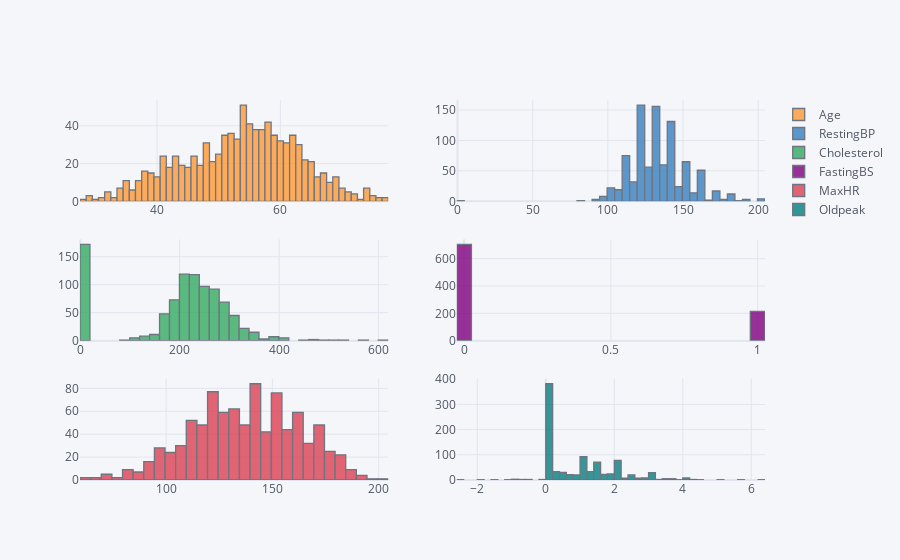

The notebook cell saved with this chart:
### Code cell
raw_df[numerical].iplot(kind='histogram', subplots=True, bins=50)

### Figure 1 — Plotly figure (JSON) as saved in the notebook; plotly's stock layout.template omitted (floating-point values rounded to 4 significant figures; data arrays with more than 128 entries replaced by an {"elided": "..."} marker saying what was removed)
{"data": [{"histfunc": "count", "histnorm": "", "marker": {"color": "rgba(255, 153, 51, 1.0)", "line": {"color": "#4D5663", "width": 1.3}}, "name": "Age", "nbinsx": 50, "opacity": 0.8, "orientation": "v", "type": "histogram", "x": {"elided": "918 int values"}, "xaxis": "x", "yaxis": "y"}, {"histfunc": "count", "histnorm": "", "marker": {"color": "rgba(55, 128, 191, 1.0)", "line": {"color": "#4D5663", "width": 1.3}}, "name": "RestingBP", "nbinsx": 50, "opacity": 0.8, "orientation": "v", "type": "histogram", "x": {"elided": "918 int values"}, "xaxis": "x2", "yaxis": "y2"}, {"histfunc": "count", "histnorm": "", "marker": {"color": "rgba(50, 171, 96, 1.0)", "line": {"color": "#4D5663", "width": 1.3}}, "name": "Cholesterol", "nbinsx": 50, "opacity": 0.8, "orientation": "v", "type": "histogram", "x": {"elided": "918 int values"}, "xaxis": "x3", "yaxis": "y3"}, {"histfunc": "count", "histnorm": "", "marker": {"color": "rgba(128, 0, 128, 1.0)", "line": {"color": "#4D5663", "width": 1.3}}, "name": "FastingBS", "nbinsx": 50, "opacity": 0.8, "orientation": "v", "type": "histogram", "x": {"elided": "918 int values"}, "xaxis": "x4", "yaxis": "y4"}, {"histfunc": "count", "histnorm": "", "marker": {"color": "rgba(219, 64, 82, 1.0)", "line": {"color": "#4D5663", "width": 1.3}}, "name": "MaxHR", "nbinsx": 50, "opacity": 0.8, "orientation": "v", "type": "histogram", "x": {"elided": "918 int values"}, "xaxis": "x5", "yaxis": "y5"}, {"histfunc": "count", "histnorm": "", "marker": {"color": "rgba(0, 128, 128, 1.0)", "line": {"color": "#4D5663", "width": 1.3}}, "name": "Oldpeak", "nbinsx": 50, "opacity": 0.8, "orientation": "v", "type": "histogram", "x": {"elided": "918 float values"}, "xaxis": "x6", "yaxis": "y6"}], "layout": {"barmode": "overlay", "legend": {"bgcolor": "#F5F6F9", "font": {"color": "#4D5663"}}, "paper_bgcolor": "#F5F6F9", "plot_bgcolor": "#F5F6F9", "title": {"font": {"color": "#4D5663"}}, "xaxis": {"anchor": "y", "domain": [0, 0.45], "gridcolor": "#E1E5ED", "showgrid": true, "tickfont": {"color": "#4D5663"}, "title": {"font": {"color": "#4D5663"}, "text": ""}, "zerolinecolor": "#E1E5ED"}, "xaxis2": {"anchor": "y2", "domain": [0.55, 1], "gridcolor": "#E1E5ED", "showgrid": true, "tickfont": {"color": "#4D5663"}, "title": {"font": {"color": "#4D5663"}, "text": ""}, "zerolinecolor": "#E1E5ED"}, "xaxis3": {"anchor": "y3", "domain": [0, 0.45], "gridcolor": "#E1E5ED", "showgrid": true, "tickfont": {"color": "#4D5663"}, "title": {"font": {"color": "#4D5663"}, "text": ""}, "zerolinecolor": "#E1E5ED"}, "xaxis4": {"anchor": "y4", "domain": [0.55, 1], "gridcolor": "#E1E5ED", "showgrid": true, "tickfont": {"color": "#4D5663"}, "title": {"font": {"color": "#4D5663"}, "text": ""}, "zerolinecolor": "#E1E5ED"}, "xaxis5": {"anchor": "y5", "domain": [0, 0.45], "gridcolor": "#E1E5ED", "showgrid": true, "tickfont": {"color": "#4D5663"}, "title": {"font": {"color": "#4D5663"}, "text": ""}, "zerolinecolor": "#E1E5ED"}, "xaxis6": {"anchor": "y6", "domain": [0.55, 1], "gridcolor": "#E1E5ED", "showgrid": true, "tickfont": {"color": "#4D5663"}, "title": {"font": {"color": "#4D5663"}, "text": ""}, "zerolinecolor": "#E1E5ED"}, "yaxis": {"anchor": "x", "domain": [0.7333, 1], "gridcolor": "#E1E5ED", "showgrid": true, "tickfont": {"color": "#4D5663"}, "title": {"font": {"color": "#4D5663"}, "text": ""}, "zerolinecolor": "#E1E5ED"}, "yaxis2": {"anchor": "x2", "domain": [0.7333, 1], "gridcolor": "#E1E5ED", "showgrid": true, "tickfont": {"color": "#4D5663"}, "title": {"font": {"color": "#4D5663"}, "text": ""}, "zerolinecolor": "#E1E5ED"}, "yaxis3": {"anchor": "x3", "domain": [0.3667, 0.6333], "gridcolor": "#E1E5ED", "showgrid": true, "tickfont": {"color": "#4D5663"}, "title": {"font": {"color": "#4D5663"}, "text": ""}, "zerolinecolor": "#E1E5ED"}, "yaxis4": {"anchor": "x4", "domain": [0.3667, 0.6333], "gridcolor": "#E1E5ED", "showgrid": true, "tickfont": {"color": "#4D5663"}, "title": {"font": {"color": "#4D5663"}, "text": ""}, "zerolinecolor": "#E1E5ED"}, "yaxis5": {"anchor": "x5", "domain": [0, 0.2667], "gridcolor": "#E1E5ED", "showgrid": true, "tickfont": {"color": "#4D5663"}, "title": {"font": {"color": "#4D5663"}, "text": ""}, "zerolinecolor": "#E1E5ED"}, "yaxis6": {"anchor": "x6", "domain": [0, 0.2667], "gridcolor": "#E1E5ED", "showgrid": true, "tickfont": {"color": "#4D5663"}, "title": {"font": {"color": "#4D5663"}, "text": ""}, "zerolinecolor": "#E1E5ED"}}}
